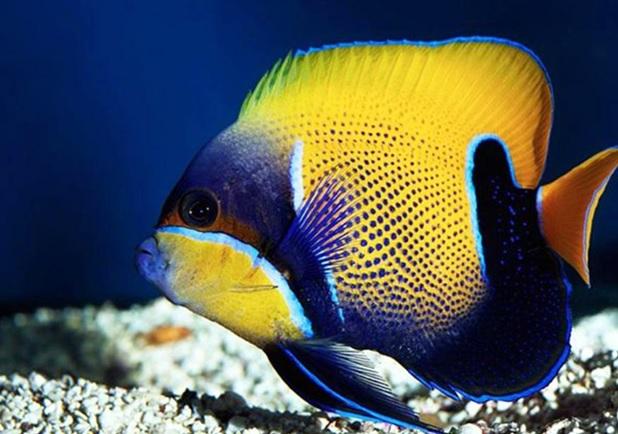
#> input picture PEZCIRUJANO.jpg, 618 x 434 px
$ python img_py2.py
#> lines starting #> are read from the running program, lines starting #| are printed output that depends on the picture
from PIL import Image
import numpy as np

# Abre el archivo de imagen
image = Image.open('PEZCIRUJANO.jpg')
#> image is the input picture: PIL image 618x434 RGB; mean R, G, B 83.7, 89.5, 86

# Convierte la imagen a una matriz de NumPy
image_array = np.array(image)

# Divide la imagen en canales RGB
r, g, b = image.split()
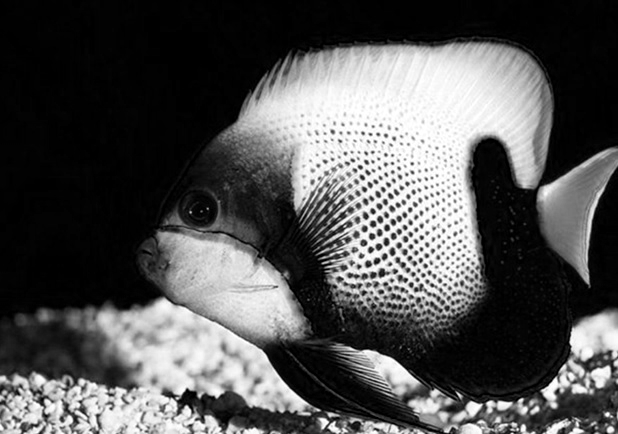
#> r: PIL image 618x434 L; min 0, max 255, mean 83.7
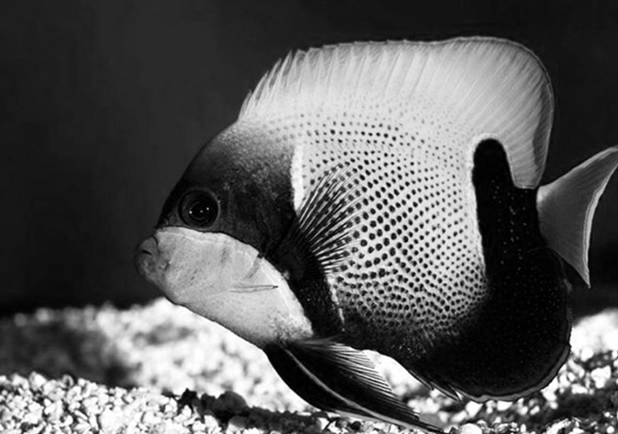
#> g: PIL image 618x434 L; min 0, max 255, mean 89.5
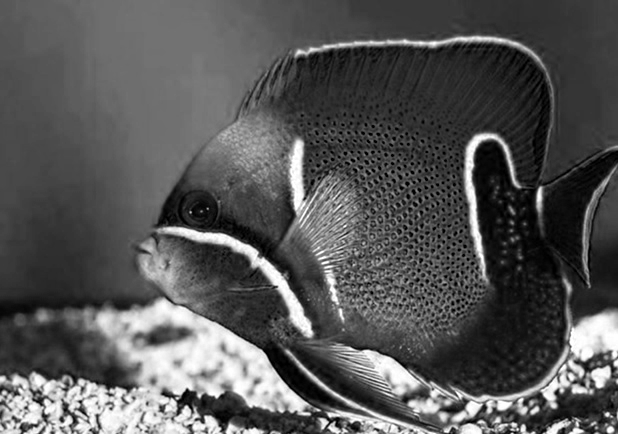
#> b: PIL image 618x434 L; min 0, max 255, mean 86

# Convierte cada canal en una matriz NumPy
r_array = np.array(r)
g_array = np.array(g)
b_array = np.array(b)

# Imprime las matrices de los canales R, G y B
print("R", r_array)
#> (printed output is left out)
print("G", g_array)
#> (printed output is left out)
print("B", b_array)
#> (printed output is left out)

# Muestra cada canal por separado
r.show(title='Red Channel')
g.show(title='Green Channel')
b.show(title='Blue Channel')

# Combina los canales en una matriz tridimensional (RGB)
rgb_channels = np.dstack((r_array, g_array, b_array))

# Calcula la diferencia de intensidad entre los canales R, G y B
intensity_diff = np.max(rgb_channels, axis=2) - np.min(rgb_channels, axis=2)
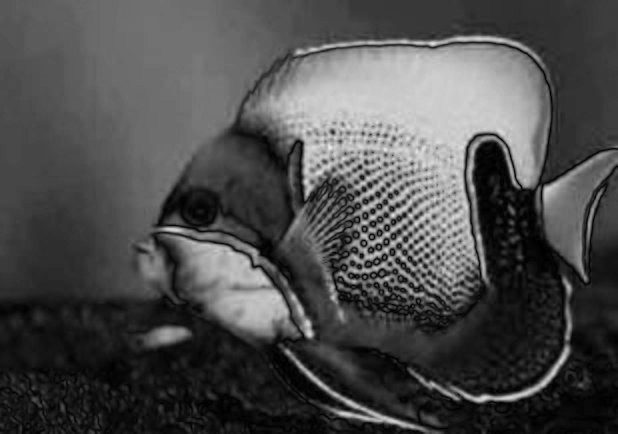
#> intensity_diff: shape (434, 618); min 0, max 235, mean 76.3

# Cierra el archivo de imagen cuando hayas terminado con él (opcional pero recomendado)
image.close()
